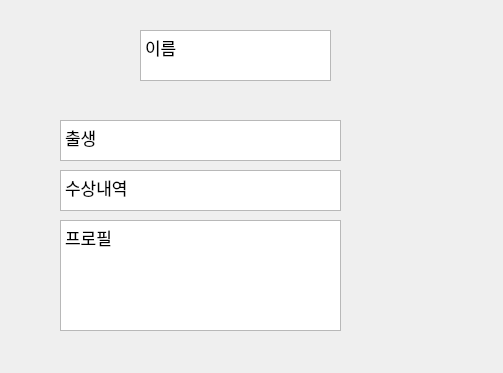
<?xml version="1.0" encoding="UTF-8"?>
<ui version="4.0">
 <class>Dialog</class>
 <widget class="QDialog" name="Dialog">
  <property name="geometry">
   <rect>
    <x>0</x>
    <y>0</y>
    <width>503</width>
    <height>373</height>
   </rect>
  </property>
  <property name="windowTitle">
   <string>Dialog</string>
  </property>
  <widget class="QTextEdit" name="textEdit_dir_name">
   <property name="geometry">
    <rect>
     <x>140</x>
     <y>30</y>
     <width>191</width>
     <height>51</height>
    </rect>
   </property>
   <property name="html">
    <string>&lt;!DOCTYPE HTML PUBLIC &quot;-//W3C//DTD HTML 4.0//EN&quot; &quot;http://www.w3.org/TR/REC-html40/strict.dtd&quot;&gt;
&lt;html&gt;&lt;head&gt;&lt;meta name=&quot;qrichtext&quot; content=&quot;1&quot; /&gt;&lt;style type=&quot;text/css&quot;&gt;
p, li { white-space: pre-wrap; }
&lt;/style&gt;&lt;/head&gt;&lt;body style=&quot; font-family:'.AppleSystemUIFont'; font-size:13pt; font-weight:400; font-style:normal;&quot;&gt;
&lt;p style=&quot; margin-top:0px; margin-bottom:0px; margin-left:0px; margin-right:0px; -qt-block-indent:0; text-indent:0px;&quot;&gt;이름&lt;/p&gt;&lt;/body&gt;&lt;/html&gt;</string>
   </property>
  </widget>
  <widget class="QTextEdit" name="textEdit_dir_birth">
   <property name="geometry">
    <rect>
     <x>60</x>
     <y>120</y>
     <width>281</width>
     <height>41</height>
    </rect>
   </property>
   <property name="html">
    <string>&lt;!DOCTYPE HTML PUBLIC &quot;-//W3C//DTD HTML 4.0//EN&quot; &quot;http://www.w3.org/TR/REC-html40/strict.dtd&quot;&gt;
&lt;html&gt;&lt;head&gt;&lt;meta name=&quot;qrichtext&quot; content=&quot;1&quot; /&gt;&lt;style type=&quot;text/css&quot;&gt;
p, li { white-space: pre-wrap; }
&lt;/style&gt;&lt;/head&gt;&lt;body style=&quot; font-family:'.AppleSystemUIFont'; font-size:13pt; font-weight:400; font-style:normal;&quot;&gt;
&lt;p style=&quot; margin-top:0px; margin-bottom:0px; margin-left:0px; margin-right:0px; -qt-block-indent:0; text-indent:0px;&quot;&gt;출생&lt;/p&gt;&lt;/body&gt;&lt;/html&gt;</string>
   </property>
  </widget>
  <widget class="QTextEdit" name="textEdit_dir_awards">
   <property name="geometry">
    <rect>
     <x>60</x>
     <y>170</y>
     <width>281</width>
     <height>41</height>
    </rect>
   </property>
   <property name="html">
    <string>&lt;!DOCTYPE HTML PUBLIC &quot;-//W3C//DTD HTML 4.0//EN&quot; &quot;http://www.w3.org/TR/REC-html40/strict.dtd&quot;&gt;
&lt;html&gt;&lt;head&gt;&lt;meta name=&quot;qrichtext&quot; content=&quot;1&quot; /&gt;&lt;style type=&quot;text/css&quot;&gt;
p, li { white-space: pre-wrap; }
&lt;/style&gt;&lt;/head&gt;&lt;body style=&quot; font-family:'.AppleSystemUIFont'; font-size:13pt; font-weight:400; font-style:normal;&quot;&gt;
&lt;p style=&quot; margin-top:0px; margin-bottom:0px; margin-left:0px; margin-right:0px; -qt-block-indent:0; text-indent:0px;&quot;&gt;수상내역&lt;/p&gt;&lt;/body&gt;&lt;/html&gt;</string>
   </property>
  </widget>
  <widget class="QTextEdit" name="textEdit_dir_profile">
   <property name="geometry">
    <rect>
     <x>60</x>
     <y>220</y>
     <width>281</width>
     <height>111</height>
    </rect>
   </property>
   <property name="html">
    <string>&lt;!DOCTYPE HTML PUBLIC &quot;-//W3C//DTD HTML 4.0//EN&quot; &quot;http://www.w3.org/TR/REC-html40/strict.dtd&quot;&gt;
&lt;html&gt;&lt;head&gt;&lt;meta name=&quot;qrichtext&quot; content=&quot;1&quot; /&gt;&lt;style type=&quot;text/css&quot;&gt;
p, li { white-space: pre-wrap; }
&lt;/style&gt;&lt;/head&gt;&lt;body style=&quot; font-family:'.AppleSystemUIFont'; font-size:13pt; font-weight:400; font-style:normal;&quot;&gt;
&lt;p style=&quot; margin-top:0px; margin-bottom:0px; margin-left:0px; margin-right:0px; -qt-block-indent:0; text-indent:0px;&quot;&gt;프로필&lt;/p&gt;&lt;/body&gt;&lt;/html&gt;</string>
   </property>
  </widget>
 </widget>
 <resources/>
 <connections/>
</ui>
